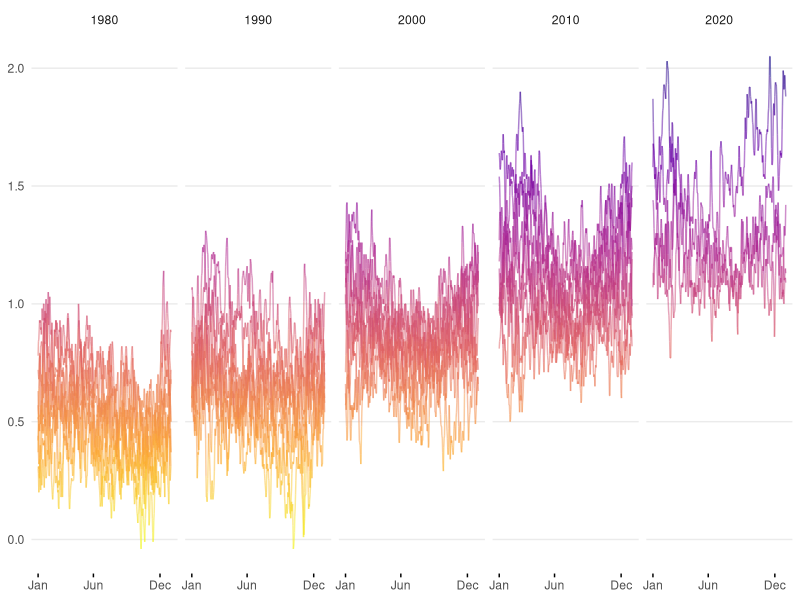

The R script that drew this image: (Note: this script raises an error after producing the figure.)
## ---- chunk 1
library(readr)
library(tidyverse)

og_data <- read_csv("march6_PR_fig3_timeseries_era5_2t_daily_anomalies_relative_to_preindustrial_1940-2024.csv", 
    skip = 14) # this is not the data covering all of March. Can't find that yet?


# Minor cleaning
clean_data <- og_data %>% 
  filter(!status == "PRELIMINARY") %>%  # remove one observation
  select(date, ano_pi) %>% 
  mutate(date = as_date(date)) %>% 
  filter(date >= "1980-01-01") %>% # To remake Bernard's chart
  mutate(
    year = year(date),
    decade = as.character((year %/% 10) * 10)
  ) %>% 
  select(date, year, decade, ano_pi) 

# Transform the date to have the same year (e.g., a dummy year) for plotting
# This will make it easier for us to overlay the spaghetti at the same point on the x axis

clean_data <- clean_data %>%
  mutate(dummy_date = make_date(2000, month(date), day(date))) %>%
  filter(!is.na(dummy_date))  # Ensure no NA dates after transformation

# export data
write.csv(clean_data, "clean_data.csv", row.names=FALSE)

# take a look
glimpse(clean_data)

## ---- chunk 2
#| fig.height=3,

ggplot(clean_data, aes(x = dummy_date, y = ano_pi, group = year, color = ano_pi)) +
  geom_line(alpha = 0.5) + 
  scale_x_date(
    date_labels = "%b",
    breaks = as.Date(c("2000-01-01", "2000-06-01", "2000-12-01")), 
    labels = c("Jan", "Jun", "Dec")) +
  theme_minimal() +
  scale_color_viridis_c(option = "plasma", direction=-1) +
  xlab(NULL) + ylab(NULL) +
  facet_wrap(~decade, nrow = 1) +
  theme(legend.position = "none",
        panel.grid.minor = element_blank(),
        panel.grid.major.x = element_blank(),
        axis.ticks.x = element_line(color = "black"))
## ---- chunk 3
#| echo: false
ojs_define(data_ojs = clean_data)
